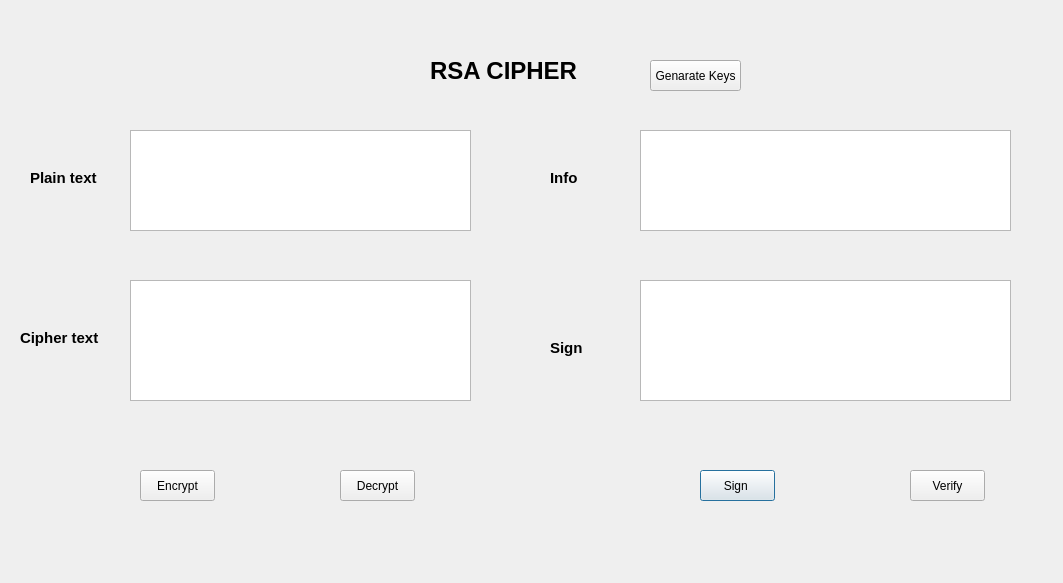
<?xml version="1.0" encoding="UTF-8"?>
<ui version="4.0">
 <class>Dialog</class>
 <widget class="QDialog" name="Dialog">
  <property name="geometry">
   <rect>
    <x>0</x>
    <y>0</y>
    <width>1063</width>
    <height>583</height>
   </rect>
  </property>
  <property name="windowTitle">
   <string>Dialog</string>
  </property>
  <widget class="QTextEdit" name="txt_Plain">
   <property name="geometry">
    <rect>
     <x>130</x>
     <y>130</y>
     <width>341</width>
     <height>101</height>
    </rect>
   </property>
  </widget>
  <widget class="QTextEdit" name="txt_Cipher">
   <property name="geometry">
    <rect>
     <x>130</x>
     <y>280</y>
     <width>341</width>
     <height>121</height>
    </rect>
   </property>
  </widget>
  <widget class="QTextEdit" name="txt_Sign">
   <property name="geometry">
    <rect>
     <x>640</x>
     <y>280</y>
     <width>371</width>
     <height>121</height>
    </rect>
   </property>
  </widget>
  <widget class="QLabel" name="label">
   <property name="geometry">
    <rect>
     <x>30</x>
     <y>170</y>
     <width>91</width>
     <height>16</height>
    </rect>
   </property>
   <property name="font">
    <font>
     <pointsize>11</pointsize>
     <weight>75</weight>
     <bold>true</bold>
    </font>
   </property>
   <property name="text">
    <string>Plain text</string>
   </property>
  </widget>
  <widget class="QLabel" name="label_2">
   <property name="geometry">
    <rect>
     <x>20</x>
     <y>330</y>
     <width>91</width>
     <height>16</height>
    </rect>
   </property>
   <property name="font">
    <font>
     <pointsize>11</pointsize>
     <weight>75</weight>
     <bold>true</bold>
    </font>
   </property>
   <property name="text">
    <string>Cipher text</string>
   </property>
  </widget>
  <widget class="QLabel" name="label_3">
   <property name="geometry">
    <rect>
     <x>550</x>
     <y>170</y>
     <width>71</width>
     <height>16</height>
    </rect>
   </property>
   <property name="font">
    <font>
     <pointsize>11</pointsize>
     <weight>75</weight>
     <bold>true</bold>
    </font>
   </property>
   <property name="text">
    <string>Info</string>
   </property>
  </widget>
  <widget class="QPushButton" name="btn_Sign">
   <property name="geometry">
    <rect>
     <x>700</x>
     <y>470</y>
     <width>75</width>
     <height>31</height>
    </rect>
   </property>
   <property name="text">
    <string>Sign </string>
   </property>
  </widget>
  <widget class="QPushButton" name="btn_Ve">
   <property name="geometry">
    <rect>
     <x>910</x>
     <y>470</y>
     <width>75</width>
     <height>31</height>
    </rect>
   </property>
   <property name="text">
    <string>Verify</string>
   </property>
  </widget>
  <widget class="QPushButton" name="btn_Ge">
   <property name="geometry">
    <rect>
     <x>650</x>
     <y>60</y>
     <width>91</width>
     <height>31</height>
    </rect>
   </property>
   <property name="text">
    <string>Genarate Keys</string>
   </property>
  </widget>
  <widget class="QLabel" name="label_4">
   <property name="geometry">
    <rect>
     <x>430</x>
     <y>60</y>
     <width>161</width>
     <height>21</height>
    </rect>
   </property>
   <property name="font">
    <font>
     <pointsize>18</pointsize>
     <weight>75</weight>
     <bold>true</bold>
    </font>
   </property>
   <property name="text">
    <string>RSA CIPHER</string>
   </property>
  </widget>
  <widget class="QTextEdit" name="txt_Info">
   <property name="geometry">
    <rect>
     <x>640</x>
     <y>130</y>
     <width>371</width>
     <height>101</height>
    </rect>
   </property>
  </widget>
  <widget class="QLabel" name="label_5">
   <property name="geometry">
    <rect>
     <x>550</x>
     <y>340</y>
     <width>91</width>
     <height>16</height>
    </rect>
   </property>
   <property name="font">
    <font>
     <pointsize>11</pointsize>
     <weight>75</weight>
     <bold>true</bold>
    </font>
   </property>
   <property name="text">
    <string>Sign</string>
   </property>
  </widget>
  <widget class="QPushButton" name="btn_En">
   <property name="geometry">
    <rect>
     <x>140</x>
     <y>470</y>
     <width>75</width>
     <height>31</height>
    </rect>
   </property>
   <property name="text">
    <string>Encrypt</string>
   </property>
  </widget>
  <widget class="QPushButton" name="btn_De">
   <property name="geometry">
    <rect>
     <x>340</x>
     <y>470</y>
     <width>75</width>
     <height>31</height>
    </rect>
   </property>
   <property name="text">
    <string>Decrypt</string>
   </property>
  </widget>
 </widget>
 <resources/>
 <connections/>
</ui>
